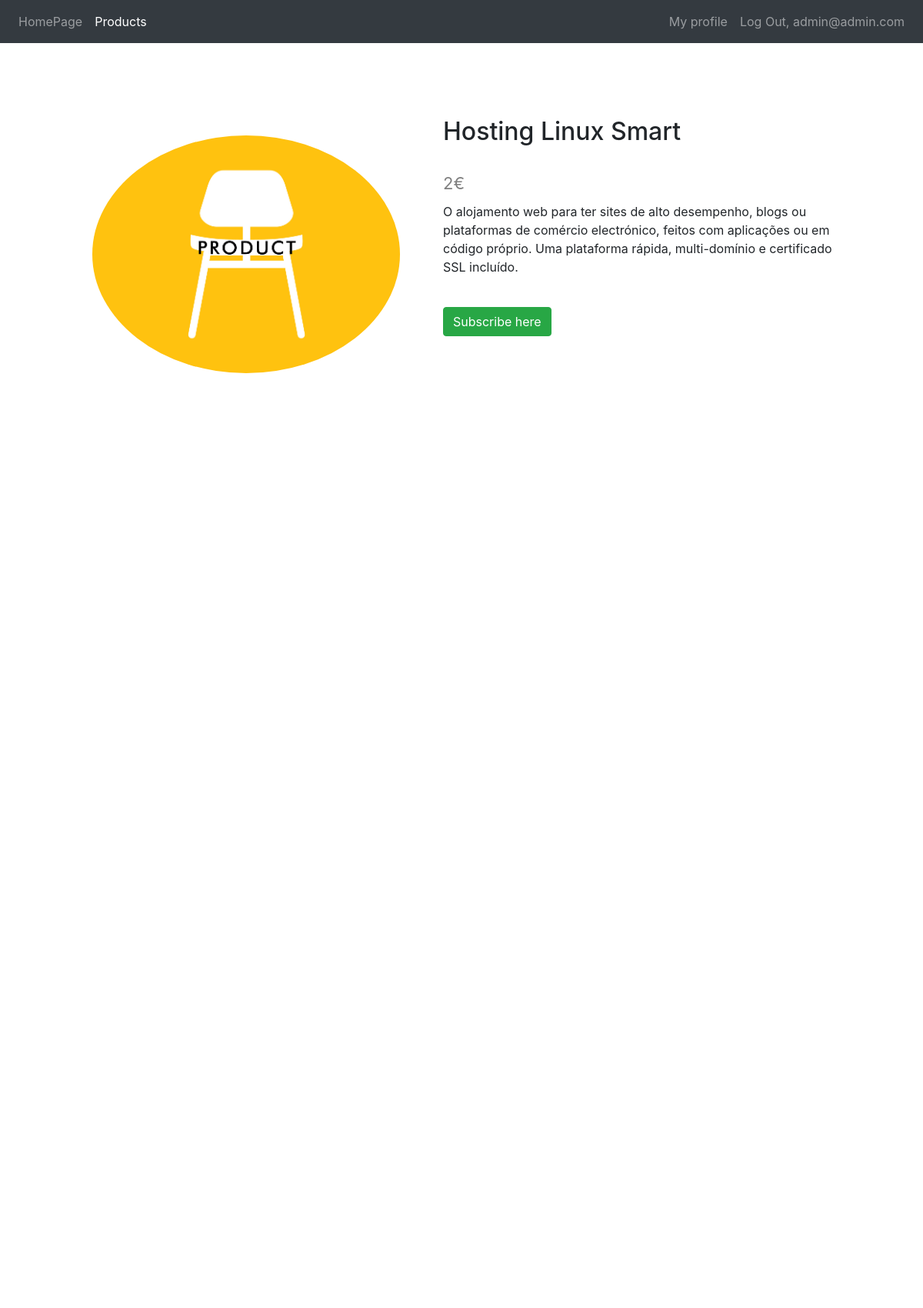
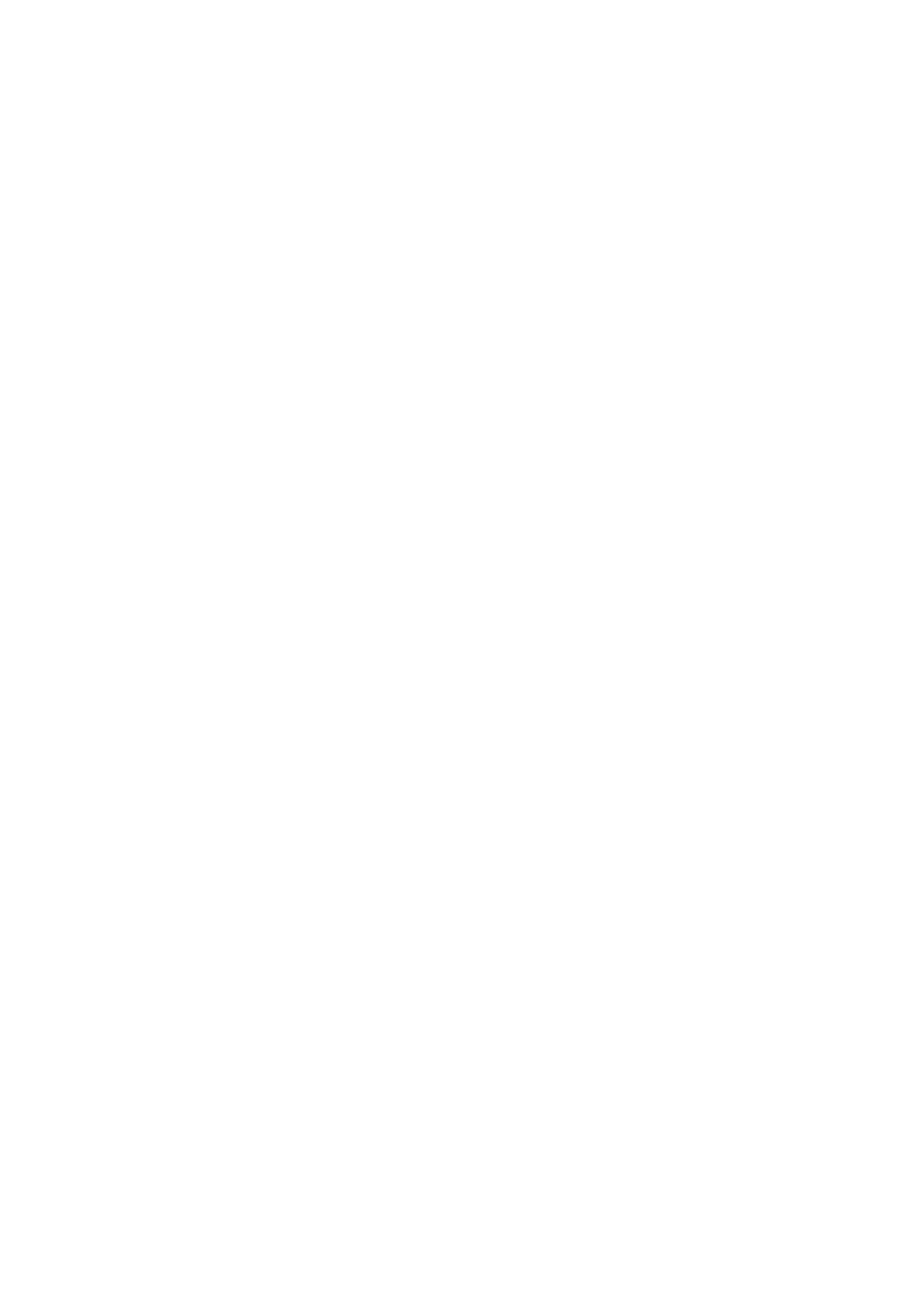
/user/productId.php?id=31 (signed in, upper part), run on the app's committed database (2 pictures, top to bottom).
### tables this page shows
CREATE TABLE `products` (
  `idProd` int(50) NOT NULL,
  `nameProd` varchar(50) NOT NULL,
  `descriptionProd` text NOT NULL,
  `priceProd` int(50) NOT NULL
);

### user/productId.php (the view, shortened to what this page needs)
<!DOCTYPE html>
<html lang="en">
<?php
include '../util/head.php';
include '../util/conection.php';
$utl = $_SESSION['emailUser'];
$id = filter_input(INPUT_GET, 'id', FILTER_SANITIZE_NUMBER_INT);
$sql = "SELECT * FROM products WHERE idProd ='$id' ";
$result_user = mysqli_query($conn, $sql);
$result = mysqli_fetch_assoc($result_user);
?>
<body>
    <nav class="navbar navbar-expand-lg navbar-dark bg-dark">
        <ul class="navbar-nav mr-auto">
            <li class="nav-item">
                <a class="nav-link" href="index.php">HomePage</a>
            </li>
            <li class="nav-item active">
                <a class="nav-link" href="products.php">Products</a>
            </li>
        </ul>
        <ul class="navbar-nav justify-content-end">
            <li class="nav-item">
                <a class="nav-link" href="profile.php">My profile</a>
            </li>
            <li class="nav-item">
                <a class="nav-link" href="../util/logout.php">Log Out, <?php echo $utl ?></a>
            </li>
        </ul>
    </nav>
    <div class="productId1">
        <img class="prodId" src="/DesafioDrible/images/image_test.jpg">
    </div>
    <div class="productId2">
        <form method="POST">
            <h2><?php echo $result['nameProd'] ?></h2> <br>
            <label class="price"><?php echo $result['priceProd'] ?>€</label> <br>
            <p><?php echo $result['descriptionProd'] ?></p> <br>
            <input type="button" class="btn btn-success" id="basic-btn" value="Subscribe here" />
        </form>
    </div>
</body>
</html>

### util/style.php (style rules this page uses)
.prodId { border-radius: 50%; max-width: 400px; height: auto; }
.productId1 { position: absolute; left: 0%; width: 40%; max-height: 70%; padding: 10%; }
.productId2 { position: absolute; max-width: 60%; max-height: 70%; left: 40%; padding: 8%; }
.price { color: grey; font-size: 22px; }

### data on the page
products: nameProd "Hosting Linux Smart", priceProd "2", descriptionProd "O alojamento web para ter sites de alto desempenho, blogs ou plataformas de comércio electrónico, feitos com aplicações ou em código próprio. Uma plataforma rápida, multi-domínio e certificado SSL incluído."

### other printed values
$utl "admin@admin.com"
